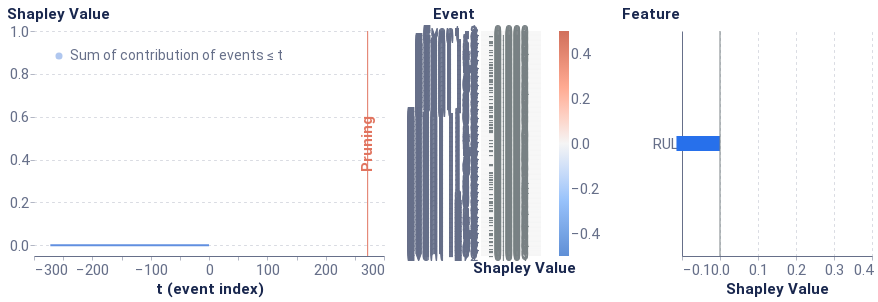

The notebook cell saved with this chart:
### Code cell
plot

### Figure 1 — Vega-Lite specification as saved in the notebook (floating-point values rounded to 4 significant figures; data arrays with more than 128 entries replaced by an {"elided": "..."} marker saying what was removed)
{"config": {"axis": {"domain": true, "domainColor": "#666F89", "grid": false, "gridCap": "round", "gridColor": "#B3B7C4", "gridDash": [2, 4], "gridWidth": 0.5, "labelColor": "#666F89", "labelFont": "Roboto, Arial, sans-serif", "labelPadding": 2, "tickColor": "#666F89", "tickOpacity": 0.5, "tickSize": 4, "titleColor": "#19274E", "titleFont": "Roboto, Arial, sans-serif", "titleFontSize": 12}, "axisBand": {"domain": true, "labelPadding": 4, "ticks": false}, "axisY": {"domain": false, "titleAlign": "left", "titleAngle": 0, "titleX": -20, "titleY": -10}, "legend": {"labelColor": "#666F89", "labelFont": "Roboto, Arial, sans-serif", "labelFontSize": 12, "symbolSize": 40, "titleColor": "#19274E", "titleFont": "Roboto, Arial, sans-serif", "titleFontSize": 12, "titlePadding": 4}, "arc": {"stroke": "#FFFFFF", "strokeWidth": 1}, "bar": {"fill": "#2770EB", "stroke": null}, "line": {"stroke": "#2770EB", "strokeWidth": 2}, "path": {"stroke": "#2770EB", "strokeWidth": 0.5}, "point": {"fill": "#2770EB", "shape": "circle", "filled": true}, "rect": {"fill": "#2770EB"}, "rule": {"stroke": "#666F89"}, "shape": {"stroke": "#2770EB"}, "text": {"color": "#19274E", "font": "Roboto, Arial, sans-serif", "fontSize": 12}, "range": {"category": ["#2770EB", "#77B98A", "#DA5252", "#FFC400", "#A87AEA", "#00A39E", "#19274E"], "diverging": ["#006360", "#2BB3AE", "#96D9D7", "#FFFFFF", "#EDAAAA", "#DA5252", "#811D1D"], "heatmap": ["#18448F", "#1B4EA5", "#2770EB", "#4C88EE", "#82ACF3", "#A6C4F7", "#E9F1FD"], "ramp": ["#18448F", "#1B4EA5", "#2770EB", "#4C88EE", "#82ACF3", "#A6C4F7", "#E9F1FD"]}, "background": "#FFFFFF", "group": {"fill": "#FFFFFF"}, "header": {"labelColor": "#19274E", "labelFont": "Roboto, Arial, sans-serif", "labelFontSize": 12, "titleColor": "#19274E", "titleFont": "Roboto, Arial, sans-serif", "titleFontSize": 16}, "title": {"anchor": "start", "color": "#19274E", "font": "Roboto, Arial, sans-serif", "fontSize": 20, "fontWeight": "bold", "offset": 20, "subtitleColor": "#19274E", "subtitleFontSize": 16}, "view": {"continuousHeight": 300, "continuousWidth": 400, "stroke": "transparent"}}, "hconcat": [{"layer": [{"mark": {"type": "area", "opacity": 0.5}, "encoding": {"color": {"field": "Coalition", "legend": {"fillColor": "white", "labelFontSize": 14, "labelLimit": 0, "orient": "top-left", "symbolSize": 50, "symbolStrokeWidth": 0, "title": null}, "scale": {"domain": ["Sum of contribution of events ≤ t"], "range": ["#618FE0"]}, "type": "nominal"}, "x": {"axis": {"labelFontSize": 15, "title": "t (event index)", "titleFontSize": 15}, "field": "t (event index)", "type": "quantitative"}, "y": {"axis": {"grid": true, "labelFontSize": 15, "titleFontSize": 15, "titleX": -28}, "field": "Shapley Value", "scale": {"domain": [-0.05, 1]}, "type": "quantitative"}}}, {"mark": "line", "encoding": {"color": {"field": "Coalition", "legend": {"fillColor": "white", "labelFontSize": 14, "labelLimit": 0, "orient": "top-left", "symbolSize": 50, "symbolStrokeWidth": 0, "title": null}, "scale": {"domain": ["Sum of contribution of events ≤ t"], "range": ["#618FE0"]}, "type": "nominal"}, "x": {"axis": {"labelFontSize": 15, "title": "t (event index)", "titleFontSize": 15}, "field": "t (event index)", "type": "quantitative"}, "y": {"axis": {"grid": true, "labelFontSize": 15, "titleFontSize": 15, "titleX": -28}, "field": "Shapley Value", "scale": {"domain": [-0.05, 1]}, "type": "quantitative"}}}, {"data": {"name": "data-a298c29fb80da3dfbb0a603b20c77434"}, "mark": {"type": "rule", "color": "#E17560"}, "encoding": {"x": {"field": "x", "type": "quantitative"}}}, {"data": {"name": "data-008c626a68c5799b3a8e241df75d7fab"}, "mark": {"type": "text", "angle": 270, "color": "#E17560", "fontSize": 15, "fontWeight": "bold", "text": "Pruning"}, "encoding": {"x": {"field": "x", "type": "quantitative"}}}], "data": {"name": "data-76271c70ebb840b14d37a8fce1708a46"}, "height": 225, "width": 350}, {"layer": [{"mark": "rect", "encoding": {"color": {"field": "rounded", "legend": {"gradientLength": 225, "gradientThickness": 10, "labelFontSize": 15, "orient": "right"}, "scale": {"domain": [-0.5, 0.5], "range": ["#5f8fd6", "#99c3fb", "#f5f5f5", "#ffaa92", "#d16f5b"]}, "title": null, "type": "quantitative"}, "x": {"axis": {"title": "Shapley Value", "titleFontSize": 15}, "field": "column", "type": "ordinal"}, "y": {"axis": {"domain": false, "labelFontSize": 15, "title": "Event", "titleFontSize": 15, "titleX": -49}, "field": "Feature", "sort": {"elided": "272 str values"}, "type": "ordinal"}}}, {"mark": {"type": "text", "align": "right", "baseline": "middle", "color": "#798184", "dx": 18, "fontSize": 15}, "encoding": {"text": {"field": "rounded_str", "type": "nominal"}, "x": {"axis": {"domain": false, "labels": false, "title": "Shapley Value", "titleX": 43}, "field": "column", "type": "ordinal"}, "y": {"axis": {"domain": false, "labelFontSize": 15, "title": "Event", "titleFontSize": 15, "titleX": -49}, "field": "Feature", "sort": {"elided": "272 str values"}, "type": "ordinal"}}}], "data": {"name": "data-77d6640233b93640787d0896dc2c4e57"}, "height": 225, "width": 60}, {"layer": [{"data": {"name": "data-5f0f5301ac1ecbf62075a169a21ded9a"}, "mark": {"type": "bar", "size": 15, "thickness": 1}, "encoding": {"x": {"axis": {"grid": true, "labelFontSize": 15, "title": "Shapley Value", "titleFontSize": 15}, "field": "Shapley Value", "scale": {"domain": [-0.1, 0.4]}, "type": "quantitative"}, "y": {"axis": {"labelFontSize": 15, "title": "Feature", "titleFontSize": 15, "titleX": -61}, "field": "Feature", "sort": {"field": "sort_col", "order": "descending"}, "type": "nominal"}}}, {"data": {"name": "data-9c00aa9dc2b1c1a0b4bf9b34ead12925"}, "mark": {"type": "rule", "color": "#798184"}, "encoding": {"x": {"field": "x", "type": "quantitative"}}}], "height": 225, "width": 190}], "resolve": {"scale": {"color": "independent"}}, "$schema": "https://vega.github.io/schema/vega-lite/v4.17.0.json", "datasets": {"data-76271c70ebb840b14d37a8fce1708a46": {"elided": "546 records"}, "data-a298c29fb80da3dfbb0a603b20c77434": [{"x": 272}], "data-008c626a68c5799b3a8e241df75d7fab": [{"x": 270}], "data-77d6640233b93640787d0896dc2c4e57": {"elided": "272 records"}, "data-5f0f5301ac1ecbf62075a169a21ded9a": [{"Random seed": 42, "NSamples": 32000, "Feature": "RUL", "Shapley Value": -0.1146, "sort_col": 0.1146}], "data-9c00aa9dc2b1c1a0b4bf9b34ead12925": [{"x": 0}]}}
